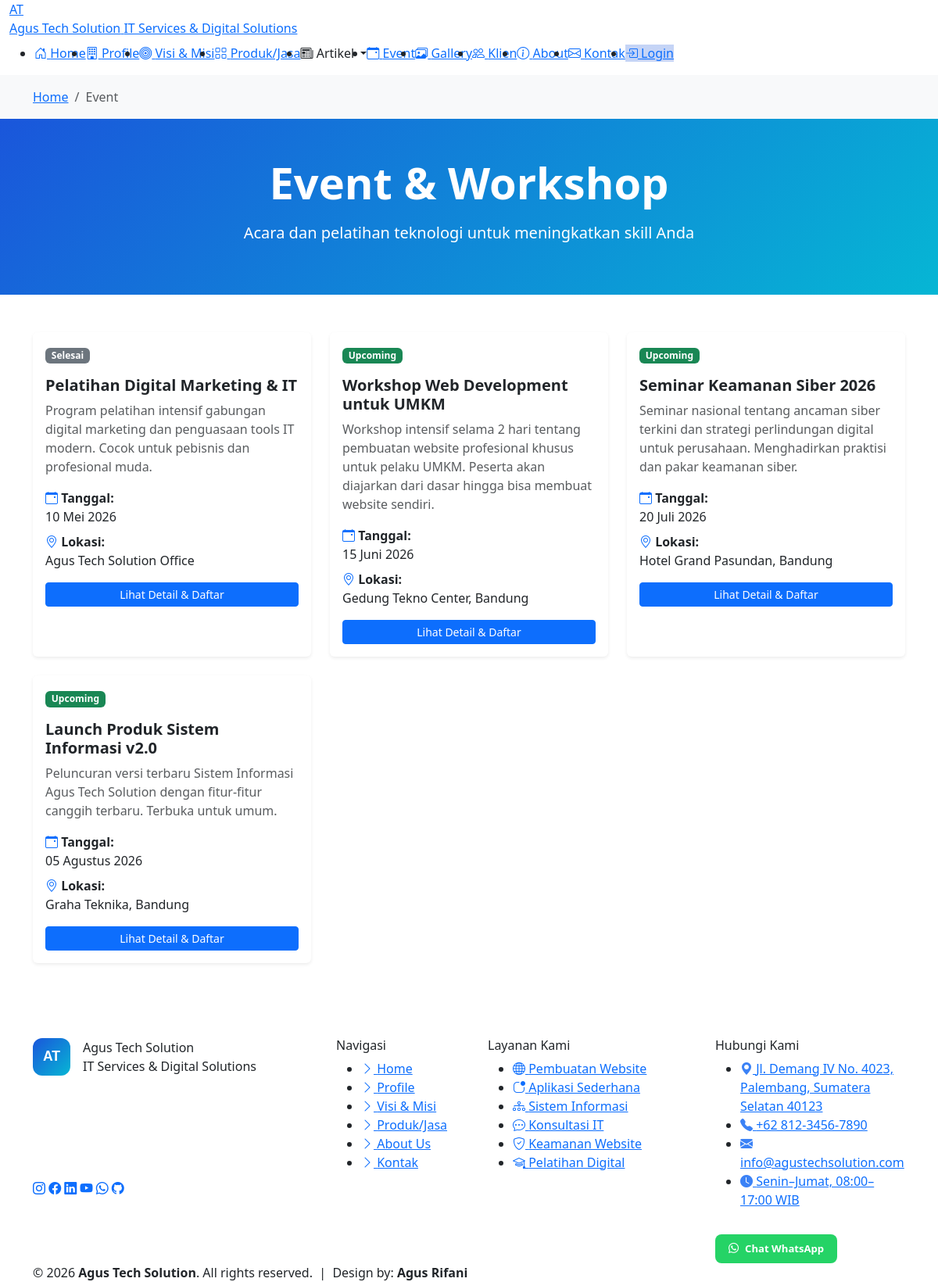
The app's page /pages/event.php with its own data.
### tables this page shows
CREATE TABLE IF NOT EXISTS event (
  id          INT AUTO_INCREMENT PRIMARY KEY,
  judul       VARCHAR(255) NOT NULL,
  deskripsi   TEXT NOT NULL,
  tanggal     DATE NOT NULL,
  lokasi      VARCHAR(255) NOT NULL,
  gambar      VARCHAR(255) DEFAULT NULL,
  status      ENUM('upcoming','ongoing','selesai') NOT NULL DEFAULT 'upcoming',
  created_at  TIMESTAMP DEFAULT CURRENT_TIMESTAMP
);

### config/koneksi.php (called while the page is built, shortened)
<?php
function tanggalIndonesia($tanggal) {
    $bulan = array(
        1 => 'Januari', 2 => 'Februari', 3 => 'Maret', 4 => 'April',
        5 => 'Mei', 6 => 'Juni', 7 => 'Juli', 8 => 'Agustus',
        9 => 'September', 10 => 'Oktober', 11 => 'November', 12 => 'Desember'
    );
    $explode = explode('-', $tanggal);
    return $explode[2] . ' ' . $bulan[(int)$explode[1]] . ' ' . $explode[0];
}
?>

### pages/event.php (the view, shortened to what this page needs)
<?php
require_once __DIR__ . '/../config/koneksi.php';
try {
    $stmt = $pdo->query("SELECT * FROM event ORDER BY tanggal ASC");
    $event_list = $stmt->fetchAll();
} catch (Exception $e) {
    $event_list = [];
}
?>
<?php include __DIR__ . '/../includes/header.php'; ?>
<nav aria-label="breadcrumb" class="bg-light py-3">
    <div class="container">
        <ol class="breadcrumb mb-0">
            <li class="breadcrumb-item"><a href="<?php echo APP_URL; ?>/index.php">Home</a></li>
            <li class="breadcrumb-item active">Event</li>
        </ol>
    </div>
</nav>
<section class="py-5" style="background: linear-gradient(135deg, #1a56db 0%, #06b6d4 100%); color: white;">
    <div class="container text-center">
        <h1 class="display-4 fw-bold mb-3">Event & Workshop</h1>
        <p class="lead">Acara dan pelatihan teknologi untuk meningkatkan skill Anda</p>
    </div>
</section>
<section class="py-5">
    <div class="container">
        <div class="row g-4">
            <?php foreach ($event_list as $event): ?>
            <div class="col-lg-4 col-md-6">
                <div class="card h-100 shadow-sm border-0">
                    <div class="card-body">
                        <div class="mb-3">
                            <span class="badge bg-<?php echo ($event['status'] == 'upcoming') ? 'success' : 'secondary'; ?>">
                                <?php echo ucfirst($event['status']); ?>
                            </span>
                        </div>
                        <h5 class="card-title fw-bold"><?php echo $event['judul']; ?></h5>
                        <p class="card-text text-muted"><?php echo $event['deskripsi']; ?></p>
                        <div class="mb-3">
                            <p class="mb-2">
                                <strong><i class="bi bi-calendar-event text-primary"></i> Tanggal:</strong><br>
                                <?php echo tanggalIndonesia($event['tanggal']); ?>
                            </p>
                            <p>
                                <strong><i class="bi bi-geo-alt text-primary"></i> Lokasi:</strong><br>
                                <?php echo $event['lokasi']; ?>
                            </p>
                        </div>
                        <button class="btn btn-primary btn-sm w-100" data-bs-toggle="modal" data-bs-target="#eventModal<?php echo $event['id']; ?>">
                            Lihat Detail & Daftar
                        </button>
                    </div>
                </div>
            </div>
            <?php endforeach; ?>
        </div>
    </div>
</section>
<?php include __DIR__ . '/../includes/footer.php'; ?>

### records on screen
event: status "Selesai", judul "Pelatihan Digital Marketing & IT", deskripsi "Program pelatihan intensif gabungan digital marketing dan penguasaan tools IT modern. Cocok untuk pebisnis dan profesional muda.", tanggal "10 Mei 2026", lokasi "Agus Tech Solution Office"
event: status "Upcoming", judul "Workshop Web Development untuk UMKM", deskripsi "Workshop intensif selama 2 hari tentang pembuatan website profesional khusus untuk pelaku UMKM. Peserta akan diajarkan dari dasar hingga bisa membuat website sendiri.", tanggal "15 Juni 2026", lokasi "Gedung Tekno Center, Bandung"
event: status "Upcoming", judul "Seminar Keamanan Siber 2026", deskripsi "Seminar nasional tentang ancaman siber terkini dan strategi perlindungan digital untuk perusahaan. Menghadirkan praktisi dan pakar keamanan siber.", tanggal "20 Juli 2026", lokasi "Hotel Grand Pasundan, Bandung"
event: status "Upcoming", judul "Launch Produk Sistem Informasi v2.0", deskripsi "Peluncuran versi terbaru Sistem Informasi Agus Tech Solution dengan fitur-fitur canggih terbaru. Terbuka untuk umum.", tanggal "05 Agustus 2026", lokasi "Graha Teknika, Bandung"
